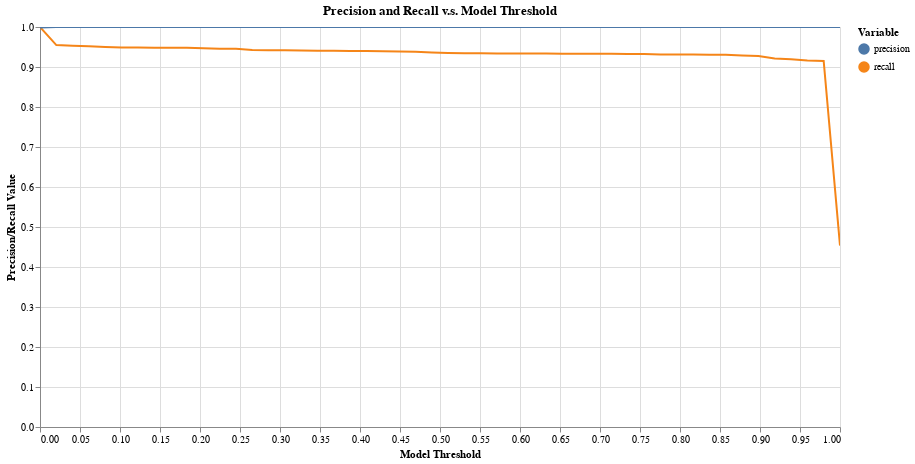

Here is the notebook cell this chart was saved with:
### Code cell
df_eval = tutorial.evaluate_linking(
    df=df_predictions
)

tutorial.plot_precision_recall_vs_threshold(df_eval)

### Figure 1 — Vega-Lite specification as saved in the notebook (floating-point values rounded to 4 significant figures)
{"config": {"view": {"continuousWidth": 400, "continuousHeight": 300}}, "layer": [{"mark": "line", "encoding": {"color": {"type": "nominal", "field": "variable", "legend": {"title": "Variable"}}, "tooltip": [{"type": "nominal", "field": "variable"}, {"type": "quantitative", "field": "threshold"}, {"type": "quantitative", "field": "value"}], "x": {"type": "quantitative", "axis": {"title": "Model Threshold"}, "field": "threshold"}, "y": {"type": "quantitative", "axis": {"title": "Precision/Recall Value"}, "field": "value", "scale": {"domain": [0, 1]}}}, "selection": {"selector008": {"type": "interval", "bind": "scales", "encodings": ["x", "y"]}}, "title": "Precision and Recall v.s. Model Threshold"}, {"mark": "point", "encoding": {"opacity": {"value": 0}, "x": {"type": "quantitative", "field": "threshold"}}, "selection": {"selector007": {"type": "single", "nearest": true, "on": "mouseover", "fields": ["threshold"], "empty": "none"}}}, {"mark": "point", "encoding": {"color": {"type": "nominal", "field": "variable", "legend": {"title": "Variable"}}, "opacity": {"condition": {"value": 1, "selection": "selector007"}, "value": 0}, "tooltip": [{"type": "nominal", "field": "variable"}, {"type": "quantitative", "field": "threshold"}, {"type": "quantitative", "field": "value"}], "x": {"type": "quantitative", "axis": {"title": "Model Threshold"}, "field": "threshold"}, "y": {"type": "quantitative", "axis": {"title": "Precision/Recall Value"}, "field": "value", "scale": {"domain": [0, 1]}}}, "title": "Precision and Recall v.s. Model Threshold"}, {"mark": {"type": "rule", "color": "gray"}, "encoding": {"x": {"type": "quantitative", "field": "threshold"}}, "transform": [{"filter": {"selection": "selector007"}}]}, {"mark": {"type": "text", "align": "right", "dx": -10, "dy": -5, "fontWeight": 300, "lineBreak": "\n"}, "encoding": {"color": {"type": "nominal", "field": "variable", "legend": {"title": "Variable"}}, "text": {"condition": {"type": "nominal", "field": "label", "selection": "selector007"}, "value": " "}, "tooltip": [{"type": "nominal", "field": "variable"}, {"type": "quantitative", "field": "threshold"}, {"type": "quantitative", "field": "value"}], "x": {"type": "quantitative", "axis": {"title": "Model Threshold"}, "field": "threshold"}, "y": {"type": "quantitative", "axis": {"title": "Precision/Recall Value"}, "field": "value", "scale": {"domain": [0, 1]}}}, "title": "Precision and Recall v.s. Model Threshold"}], "data": {"name": "data-be729fd0ab4b71d9cd238c5e702c9bf2"}, "height": 400, "width": 800, "$schema": "https://vega.github.io/schema/vega-lite/v4.8.1.json", "datasets": {"data-be729fd0ab4b71d9cd238c5e702c9bf2": [{"threshold": 0.0, "label": "threshold: 0.0\nprecision: 0.999\nrecall: 1.0", "variable": "recall", "value": 1.0}, {"threshold": 0.02041, "label": "threshold: 0.02\nprecision: 1.0\nrecall: 0.955", "variable": "recall", "value": 0.9548}, {"threshold": 0.04082, "label": "threshold: 0.041\nprecision: 1.0\nrecall: 0.953", "variable": "recall", "value": 0.9529}, {"threshold": 0.06122, "label": "threshold: 0.061\nprecision: 1.0\nrecall: 0.952", "variable": "recall", "value": 0.9516}, {"threshold": 0.08163, "label": "threshold: 0.082\nprecision: 1.0\nrecall: 0.95", "variable": "recall", "value": 0.9503}, {"threshold": 0.102, "label": "threshold: 0.102\nprecision: 1.0\nrecall: 0.949", "variable": "recall", "value": 0.949}, {"threshold": 0.1224, "label": "threshold: 0.122\nprecision: 1.0\nrecall: 0.949", "variable": "recall", "value": 0.949}, {"threshold": 0.1429, "label": "threshold: 0.143\nprecision: 1.0\nrecall: 0.948", "variable": "recall", "value": 0.9483}, {"threshold": 0.1633, "label": "threshold: 0.163\nprecision: 1.0\nrecall: 0.948", "variable": "recall", "value": 0.9483}, {"threshold": 0.1837, "label": "threshold: 0.184\nprecision: 1.0\nrecall: 0.948", "variable": "recall", "value": 0.9483}, {"threshold": 0.2041, "label": "threshold: 0.204\nprecision: 1.0\nrecall: 0.947", "variable": "recall", "value": 0.947}, {"threshold": 0.2245, "label": "threshold: 0.224\nprecision: 1.0\nrecall: 0.946", "variable": "recall", "value": 0.9457}, {"threshold": 0.2449, "label": "threshold: 0.245\nprecision: 1.0\nrecall: 0.946", "variable": "recall", "value": 0.9457}, {"threshold": 0.2653, "label": "threshold: 0.265\nprecision: 1.0\nrecall: 0.942", "variable": "recall", "value": 0.9424}, {"threshold": 0.2857, "label": "threshold: 0.286\nprecision: 1.0\nrecall: 0.942", "variable": "recall", "value": 0.9418}, {"threshold": 0.3061, "label": "threshold: 0.306\nprecision: 1.0\nrecall: 0.942", "variable": "recall", "value": 0.9418}, {"threshold": 0.3265, "label": "threshold: 0.327\nprecision: 1.0\nrecall: 0.941", "variable": "recall", "value": 0.9411}, {"threshold": 0.3469, "label": "threshold: 0.347\nprecision: 1.0\nrecall: 0.94", "variable": "recall", "value": 0.9404}, {"threshold": 0.3673, "label": "threshold: 0.367\nprecision: 1.0\nrecall: 0.94", "variable": "recall", "value": 0.9404}, {"threshold": 0.3878, "label": "threshold: 0.388\nprecision: 1.0\nrecall: 0.94", "variable": "recall", "value": 0.9398}, {"threshold": 0.4082, "label": "threshold: 0.408\nprecision: 1.0\nrecall: 0.94", "variable": "recall", "value": 0.9398}, {"threshold": 0.4286, "label": "threshold: 0.429\nprecision: 1.0\nrecall: 0.939", "variable": "recall", "value": 0.9391}, {"threshold": 0.449, "label": "threshold: 0.449\nprecision: 1.0\nrecall: 0.938", "variable": "recall", "value": 0.9385}, {"threshold": 0.4694, "label": "threshold: 0.469\nprecision: 1.0\nrecall: 0.938", "variable": "recall", "value": 0.9378}, {"threshold": 0.4898, "label": "threshold: 0.49\nprecision: 1.0\nrecall: 0.937", "variable": "recall", "value": 0.9365}, {"threshold": 0.5102, "label": "threshold: 0.51\nprecision: 1.0\nrecall: 0.935", "variable": "recall", "value": 0.9352}, {"threshold": 0.5306, "label": "threshold: 0.531\nprecision: 1.0\nrecall: 0.935", "variable": "recall", "value": 0.9346}, {"threshold": 0.551, "label": "threshold: 0.551\nprecision: 1.0\nrecall: 0.935", "variable": "recall", "value": 0.9346}, {"threshold": 0.5714, "label": "threshold: 0.571\nprecision: 1.0\nrecall: 0.934", "variable": "recall", "value": 0.9339}, {"threshold": 0.5918, "label": "threshold: 0.592\nprecision: 1.0\nrecall: 0.934", "variable": "recall", "value": 0.9339}, {"threshold": 0.6122, "label": "threshold: 0.612\nprecision: 1.0\nrecall: 0.934", "variable": "recall", "value": 0.9339}, {"threshold": 0.6327, "label": "threshold: 0.633\nprecision: 1.0\nrecall: 0.934", "variable": "recall", "value": 0.9339}, {"threshold": 0.6531, "label": "threshold: 0.653\nprecision: 1.0\nrecall: 0.933", "variable": "recall", "value": 0.9332}, {"threshold": 0.6735, "label": "threshold: 0.673\nprecision: 1.0\nrecall: 0.933", "variable": "recall", "value": 0.9332}, {"threshold": 0.6939, "label": "threshold: 0.694\nprecision: 1.0\nrecall: 0.933", "variable": "recall", "value": 0.9332}, {"threshold": 0.7143, "label": "threshold: 0.714\nprecision: 1.0\nrecall: 0.933", "variable": "recall", "value": 0.9332}, {"threshold": 0.7347, "label": "threshold: 0.735\nprecision: 1.0\nrecall: 0.933", "variable": "recall", "value": 0.9326}, {"threshold": 0.7551, "label": "threshold: 0.755\nprecision: 1.0\nrecall: 0.933", "variable": "recall", "value": 0.9326}, {"threshold": 0.7755, "label": "threshold: 0.776\nprecision: 1.0\nrecall: 0.931", "variable": "recall", "value": 0.9313}, {"threshold": 0.7959, "label": "threshold: 0.796\nprecision: 1.0\nrecall: 0.931", "variable": "recall", "value": 0.9313}, {"threshold": 0.8163, "label": "threshold: 0.816\nprecision: 1.0\nrecall: 0.931", "variable": "recall", "value": 0.9313}, {"threshold": 0.8367, "label": "threshold: 0.837\nprecision: 1.0\nrecall: 0.931", "variable": "recall", "value": 0.9306}, {"threshold": 0.8571, "label": "threshold: 0.857\nprecision: 1.0\nrecall: 0.931", "variable": "recall", "value": 0.9306}, {"threshold": 0.8776, "label": "threshold: 0.878\nprecision: 1.0\nrecall: 0.929", "variable": "recall", "value": 0.9287}, {"threshold": 0.898, "label": "threshold: 0.898\nprecision: 1.0\nrecall: 0.927", "variable": "recall", "value": 0.9274}, {"threshold": 0.9184, "label": "threshold: 0.918\nprecision: 1.0\nrecall: 0.921", "variable": "recall", "value": 0.9215}, {"threshold": 0.9388, "label": "threshold: 0.939\nprecision: 1.0\nrecall: 0.92", "variable": "recall", "value": 0.9195}, {"threshold": 0.9592, "label": "threshold: 0.959\nprecision: 1.0\nrecall: 0.916", "variable": "recall", "value": 0.9162}, {"threshold": 0.9796, "label": "threshold: 0.98\nprecision: 1.0\nrecall: 0.915", "variable": "recall", "value": 0.9149}, {"threshold": 1.0, "label": "threshold: 1.0\nprecision: 1.0\nrecall: 0.454", "variable": "recall", "value": 0.4535}, {"threshold": 0.0, "label": "threshold: 0.0\nprecision: 0.999\nrecall: 1.0", "variable": "precision", "value": 0.9987}, {"threshold": 0.02041, "label": "threshold: 0.02\nprecision: 1.0\nrecall: 0.955", "variable": "precision", "value": 1.0}, {"threshold": 0.04082, "label": "threshold: 0.041\nprecision: 1.0\nrecall: 0.953", "variable": "precision", "value": 1.0}, {"threshold": 0.06122, "label": "threshold: 0.061\nprecision: 1.0\nrecall: 0.952", "variable": "precision", "value": 1.0}, {"threshold": 0.08163, "label": "threshold: 0.082\nprecision: 1.0\nrecall: 0.95", "variable": "precision", "value": 1.0}, {"threshold": 0.102, "label": "threshold: 0.102\nprecision: 1.0\nrecall: 0.949", "variable": "precision", "value": 1.0}, {"threshold": 0.1224, "label": "threshold: 0.122\nprecision: 1.0\nrecall: 0.949", "variable": "precision", "value": 1.0}, {"threshold": 0.1429, "label": "threshold: 0.143\nprecision: 1.0\nrecall: 0.948", "variable": "precision", "value": 1.0}, {"threshold": 0.1633, "label": "threshold: 0.163\nprecision: 1.0\nrecall: 0.948", "variable": "precision", "value": 1.0}, {"threshold": 0.1837, "label": "threshold: 0.184\nprecision: 1.0\nrecall: 0.948", "variable": "precision", "value": 1.0}, {"threshold": 0.2041, "label": "threshold: 0.204\nprecision: 1.0\nrecall: 0.947", "variable": "precision", "value": 1.0}, {"threshold": 0.2245, "label": "threshold: 0.224\nprecision: 1.0\nrecall: 0.946", "variable": "precision", "value": 1.0}, {"threshold": 0.2449, "label": "threshold: 0.245\nprecision: 1.0\nrecall: 0.946", "variable": "precision", "value": 1.0}, {"threshold": 0.2653, "label": "threshold: 0.265\nprecision: 1.0\nrecall: 0.942", "variable": "precision", "value": 1.0}, {"threshold": 0.2857, "label": "threshold: 0.286\nprecision: 1.0\nrecall: 0.942", "variable": "precision", "value": 1.0}, {"threshold": 0.3061, "label": "threshold: 0.306\nprecision: 1.0\nrecall: 0.942", "variable": "precision", "value": 1.0}, {"threshold": 0.3265, "label": "threshold: 0.327\nprecision: 1.0\nrecall: 0.941", "variable": "precision", "value": 1.0}, {"threshold": 0.3469, "label": "threshold: 0.347\nprecision: 1.0\nrecall: 0.94", "variable": "precision", "value": 1.0}, {"threshold": 0.3673, "label": "threshold: 0.367\nprecision: 1.0\nrecall: 0.94", "variable": "precision", "value": 1.0}, {"threshold": 0.3878, "label": "threshold: 0.388\nprecision: 1.0\nrecall: 0.94", "variable": "precision", "value": 1.0}, {"threshold": 0.4082, "label": "threshold: 0.408\nprecision: 1.0\nrecall: 0.94", "variable": "precision", "value": 1.0}, {"threshold": 0.4286, "label": "threshold: 0.429\nprecision: 1.0\nrecall: 0.939", "variable": "precision", "value": 1.0}, {"threshold": 0.449, "label": "threshold: 0.449\nprecision: 1.0\nrecall: 0.938", "variable": "precision", "value": 1.0}, {"threshold": 0.4694, "label": "threshold: 0.469\nprecision: 1.0\nrecall: 0.938", "variable": "precision", "value": 1.0}, {"threshold": 0.4898, "label": "threshold: 0.49\nprecision: 1.0\nrecall: 0.937", "variable": "precision", "value": 1.0}, {"threshold": 0.5102, "label": "threshold: 0.51\nprecision: 1.0\nrecall: 0.935", "variable": "precision", "value": 1.0}, {"threshold": 0.5306, "label": "threshold: 0.531\nprecision: 1.0\nrecall: 0.935", "variable": "precision", "value": 1.0}, {"threshold": 0.551, "label": "threshold: 0.551\nprecision: 1.0\nrecall: 0.935", "variable": "precision", "value": 1.0}, {"threshold": 0.5714, "label": "threshold: 0.571\nprecision: 1.0\nrecall: 0.934", "variable": "precision", "value": 1.0}, {"threshold": 0.5918, "label": "threshold: 0.592\nprecision: 1.0\nrecall: 0.934", "variable": "precision", "value": 1.0}, {"threshold": 0.6122, "label": "threshold: 0.612\nprecision: 1.0\nrecall: 0.934", "variable": "precision", "value": 1.0}, {"threshold": 0.6327, "label": "threshold: 0.633\nprecision: 1.0\nrecall: 0.934", "variable": "precision", "value": 1.0}, {"threshold": 0.6531, "label": "threshold: 0.653\nprecision: 1.0\nrecall: 0.933", "variable": "precision", "value": 1.0}, {"threshold": 0.6735, "label": "threshold: 0.673\nprecision: 1.0\nrecall: 0.933", "variable": "precision", "value": 1.0}, {"threshold": 0.6939, "label": "threshold: 0.694\nprecision: 1.0\nrecall: 0.933", "variable": "precision", "value": 1.0}, {"threshold": 0.7143, "label": "threshold: 0.714\nprecision: 1.0\nrecall: 0.933", "variable": "precision", "value": 1.0}, {"threshold": 0.7347, "label": "threshold: 0.735\nprecision: 1.0\nrecall: 0.933", "variable": "precision", "value": 1.0}, {"threshold": 0.7551, "label": "threshold: 0.755\nprecision: 1.0\nrecall: 0.933", "variable": "precision", "value": 1.0}, {"threshold": 0.7755, "label": "threshold: 0.776\nprecision: 1.0\nrecall: 0.931", "variable": "precision", "value": 1.0}, {"threshold": 0.7959, "label": "threshold: 0.796\nprecision: 1.0\nrecall: 0.931", "variable": "precision", "value": 1.0}, {"threshold": 0.8163, "label": "threshold: 0.816\nprecision: 1.0\nrecall: 0.931", "variable": "precision", "value": 1.0}, {"threshold": 0.8367, "label": "threshold: 0.837\nprecision: 1.0\nrecall: 0.931", "variable": "precision", "value": 1.0}, {"threshold": 0.8571, "label": "threshold: 0.857\nprecision: 1.0\nrecall: 0.931", "variable": "precision", "value": 1.0}, {"threshold": 0.8776, "label": "threshold: 0.878\nprecision: 1.0\nrecall: 0.929", "variable": "precision", "value": 1.0}, {"threshold": 0.898, "label": "threshold: 0.898\nprecision: 1.0\nrecall: 0.927", "variable": "precision", "value": 1.0}, {"threshold": 0.9184, "label": "threshold: 0.918\nprecision: 1.0\nrecall: 0.921", "variable": "precision", "value": 1.0}, {"threshold": 0.9388, "label": "threshold: 0.939\nprecision: 1.0\nrecall: 0.92", "variable": "precision", "value": 1.0}, {"threshold": 0.9592, "label": "threshold: 0.959\nprecision: 1.0\nrecall: 0.916", "variable": "precision", "value": 1.0}, {"threshold": 0.9796, "label": "threshold: 0.98\nprecision: 1.0\nrecall: 0.915", "variable": "precision", "value": 1.0}, {"threshold": 1.0, "label": "threshold: 1.0\nprecision: 1.0\nrecall: 0.454", "variable": "precision", "value": 1.0}]}}
